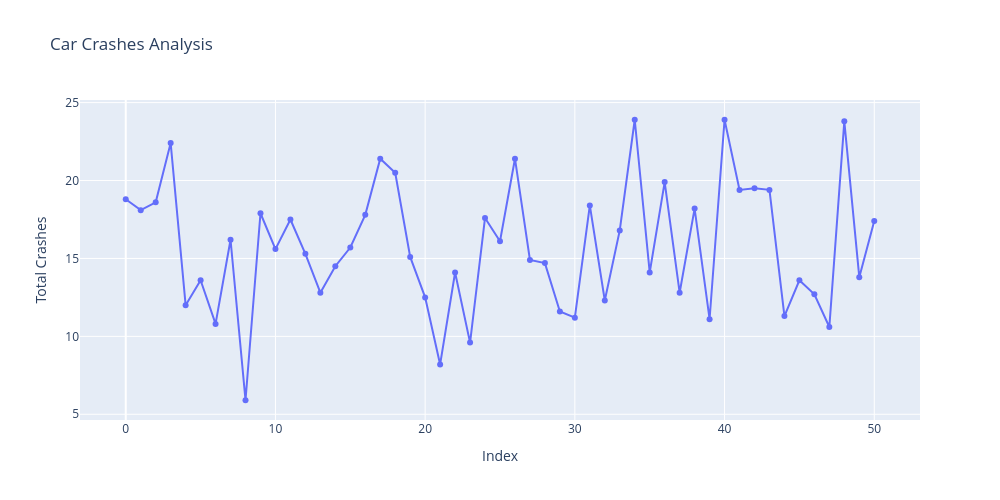

Write notebook code for a chart like this one.
### Code cell
fig = px.line(
    car_crashes,
    x=car_crashes.index,
    y='total',
    markers=True,
    title='Car Crashes Analysis'
)

fig.update_layout(
    width=1000,
    height=500,
    xaxis_title='Index',
    yaxis_title='Total Crashes'
)

fig.show()

### Figure 1 — Plotly figure (JSON) as saved in the notebook; plotly's stock layout.template omitted (floating-point values rounded to 4 significant figures)
{"data": [{"hovertemplate": "index=%{x}<br>total=%{y}<extra></extra>", "legendgroup": "", "line": {"color": "#636efa", "dash": "solid"}, "marker": {"symbol": "circle"}, "mode": "lines+markers", "name": "", "orientation": "v", "showlegend": false, "type": "scatter", "x": [0, 1, 2, 3, 4, 5, 6, 7, 8, 9, 10, 11, 12, 13, 14, 15, 16, 17, 18, 19, 20, 21, 22, 23, 24, 25, 26, 27, 28, 29, 30, 31, 32, 33, 34, 35, 36, 37, 38, 39, 40, 41, 42, 43, 44, 45, 46, 47, 48, 49, 50], "xaxis": "x", "y": [18.8, 18.1, 18.6, 22.4, 12.0, 13.6, 10.8, 16.2, 5.9, 17.9, 15.6, 17.5, 15.3, 12.8, 14.5, 15.7, 17.8, 21.4, 20.5, 15.1, 12.5, 8.2, 14.1, 9.6, 17.6, 16.1, 21.4, 14.9, 14.7, 11.6, 11.2, 18.4, 12.3, 16.8, 23.9, 14.1, 19.9, 12.8, 18.2, 11.1, 23.9, 19.4, 19.5, 19.4, 11.3, 13.6, 12.7, 10.6, 23.8, 13.8, 17.4], "yaxis": "y"}], "layout": {"height": 500, "legend": {"tracegroupgap": 0}, "title": {"text": "Car Crashes Analysis"}, "width": 1000, "xaxis": {"anchor": "y", "domain": [0, 1], "title": {"text": "Index"}}, "yaxis": {"anchor": "x", "domain": [0, 1], "title": {"text": "Total Crashes"}}}}
